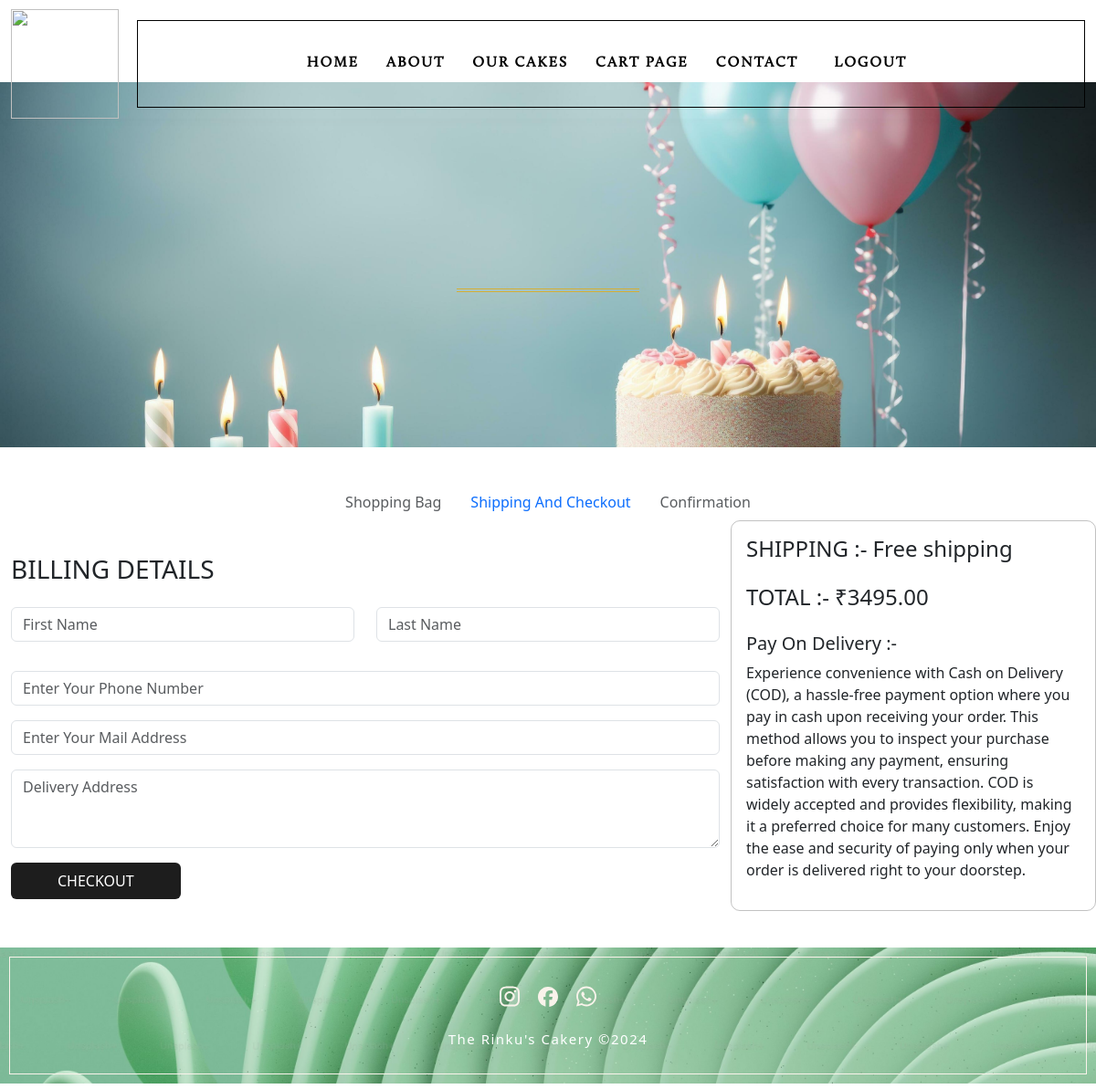
/checkout_page_data/1 (signed in), run on the app's committed database.
### rinku_cakery_admin/models.py (models this page shows)
class Main_menu(models.Model):
    menuname = models.CharField(max_length=100)
    menuurl = models.CharField(max_length=200)

class cartheader(models.Model):
    cart_header_img = models.FileField(upload_to= 'media/')
    cart_header_imgname = models.TextField(blank=True)

class Footerimg(models.Model):
    fimage = models.FileField(upload_to= 'media/')

### rinku_cakery_user/views.py (the view, shortened to what this page needs)
# urls.py: path('checkout_page_data/<int:user_id>', checkout_page_data, name='checkout_page_data'),
@login_required(login_url="/userlogin")
def checkout_page_data(request, user_id):
    viewmenu = Main_menu.objects.all()
    cart_header_img = cartheader.objects.last()
    footerimg = Footerimg.objects.last()
    user = get_object_or_404(UserProfile, id=user_id)
    cart_items = Cart_Data.objects.filter(user=user)
    is_empty_cart = len(cart_items) == 0
    if not is_empty_cart:
        for item in cart_items:
            item.total_price = item.selected_price * item.product_qty
    overall_total = sum(item.total_price for item in cart_items)
    current_date = datetime.now().strftime("%B %d, %Y")
    return render(request, "user/checkout.html", {
        "viewmenu": viewmenu,
        "cart_header_img": cart_header_img,
        "footerimg": footerimg,
        "cart_items": cart_items,
        "overall_total": overall_total,
        "current_date": current_date,
        "is_empty_cart": is_empty_cart,
    })

### rinku_cakery_user/templates/user/checkout.html (shortened to what this page needs)
{% load custom_filters %}
{% load static %}
<!doctype html>
<html>
<head>
    <link href="{% static '/static_user/css/bootstrap.css' %}" rel="stylesheet">
    <link href="{% static '/static_user/css/fontawesome_all.css' %}" rel="stylesheet" type="text/css">
    <link href="{% static '/static_user/css/fonts.css' %}" rel="stylesheet">
    <link rel="stylesheet" href="https://cdnjs.cloudflare.com/ajax/libs/font-awesome/6.5.2/css/all.min.css"
 />
    <link href="{% static '/static_user/css/owl.carousel.css' %}" rel="stylesheet">
    <link href="{% static '/static_user/css/owl.theme.default.css' %}" rel="stylesheet">
    <link href="{% static '/static_user/css/stylesheet.css' %}" rel="stylesheet" type="text/css">
    <link href="{% static '/static_user/css/responsive.css' %}" rel="stylesheet" type="text/css">
    <link rel="stylesheet" href="{% static '/static_user/style.css' %}">
    <link rel="stylesheet" href="https://cdnjs.cloudflare.com/ajax/libs/font-awesome/6.5.1/css/ all.min.css"
 />
    <link href="https://cdn.jsdelivr.net/npm/bootstrap@5.3.1/dist/css/bootstrap.min.css" rel="stylesheet"
>
</head>
<body>
    <div class="wrapper">
        <header id="header">
            <div class="header-hp">
                <div class="container">
                    <div class="row">
                        <div class="col header-in-hp">
                            <div class="header-left-hp">
                                <div class="logo-hp">
                                    <a href="#"><img src="{% static '/static_user/images/logo.png' %}" alt="" /></a>
                                </div>
                            </div>
                            <div class="header-right-hp">
                                <div class="navigation-hp">
                                    <nav class="navbar navbar-expand-lg navbar-light">
                                        <div class="collapse navbar-collapse navigation-main-hp"
                                            id="navbarSupportedContent">
                                            <ul class="navbar-nav ml-auto">
                                                {% for menu in viewmenu %}
                                                <li><a href="{% url menu.menuurl %}">{{ menu.menuname }}</a></li>
                                                {% endfor %}
                                                <li class="logout-link">
													{% if user.is_authenticated %}
														<a href="#" onclick="JSalert()" class="btn bg-none p-2">LOGOUT</a>
													{% endif %}
												</li>
                                            </ul>
                                        </div>
                                    </nav>
                                </div>
                            </div>
                        </div>
                    </div>
                </div>
            </div>
        </header>
        <section id="contain">
            <div class="contact_block_cp"
                style="background: url({{cart_header_img.cart_header_img.url}}) no-repeat center; background-size:cover;">
                <div class="container">
                    <div class="row">
                        <div class="col contact_block_in_cp">
                            <div class="contact_middle_cp">
                                <div class="contact_top_cp">
                                    <div class="contact_title_cp">
                                    </div>
                                </div>
                            </div>
                        </div>
                    </div>
                </div>
            </div>
        </section>
        <div class="section" style="padding: 40px 0;">
            <div class="container">
                <ul class="nav justify-content-center">
                    <li class="nav-item">
                        <a class="nav-link active disabled" aria-current="page" href="#">Shopping Bag</a>
                    </li>
                    <li class="nav-item">
                        <a class="nav-link " href="#">Shipping And Checkout</a>
                    </li>
                    <li class="nav-item">
                        <a class="nav-link disabled" href="#">Confirmation</a>
                    </li>
                </ul>
                <div>
                    <div class="row justify-content-center">
                        <div class="col-lg-8 my-auto">
                            <h3 class="mt-4">BILLING DETAILS</h3>
                            <form id="billingForm" method="post" novalidate action="{% url 'checkout_page_data' user_id=user.id%}">
                                <div class="row">
                                    <div class="col-lg-6">
                                        <div class="mb-3">
                                            <input type="text" class="form-control form-border mt-3" name="fname"
                                                placeholder="First Name" id="name" required>
                                        </div>
                                    </div>
                                    <div class="col-lg-6">
                                        <div class="mb-3">
                                            <input type="text" class="form-control form-border mt-3" name="lname"
                                                placeholder="Last Name" id="name1" required>
                                        </div>
                                    </div>
                                </div>
                                <div class="mb-3">
                                    <input type="text" class="form-control form-border mt-3" name="phone"
                                        placeholder="Enter Your Phone Number" id="phone" required>
                                </div>
                                <div class="mb-3">
                                    <input type="email" class="form-control form-border mt-3" name="email"
                                        placeholder="Enter Your Mail Address" id="email" required>
                                </div>
                                <div class="mb-3">
                                    <textarea class="form-control" id="exampleFormControlTextarea1" rows="3" name="address"
                                        placeholder="Delivery Address" required></textarea>
                                </div>
                                <input type="submit" class="btn all-btn" value="CHECKOUT">
                            </form>
                        </div>
                        <div class="col-lg-4 checkout-shipping p-3">
                            <h4>SHIPPING :- Free shipping</h4>
                            <h4 class="mt-4">TOTAL :- ₹{{ overall_total }}</h4>
                            <div class="payondelivery mt-4">
                                <h5>Pay On Delivery :-</h5>
                                <p>Experience convenience with Cash on Delivery (COD), a hassle-free payment
                                    option where you pay in cash upon receiving your order. This method allows
                                    you to inspect your purchase before making any payment, ensuring
                                    satisfaction with every transaction. COD is widely accepted and provides
                                    flexibility, making it a preferred choice for many customers. Enjoy the ease
                                    and security of paying only when your order is delivered right to your
                                    doorstep.
                                </p>
                            </div>
                        </div>
                    </div>
                </div>
            </div>
        </div>
        <div class="footer"
            style="background: url({{footerimg.fimage.url}}) no-repeat center center; background-size:100%;">
            <div class="container-fluid">
                <div class="row">
                    <div class="col footer_in_hp">
                        <div class="footer_middle_hp">
                            <div class="footer_icons_hp">
                                <div class="footer_icons_img_hp">
                                    <a href="https://www.instagram.com/rinkus_cakery?igsh=MXFlMWp2cG5rNTczdw%3D%3D&utm_source=qr">
                                    </a>
                                </div>
                                <div class="footer_icons_img_hp">
                                    <a href="https://www.facebook.com/rinkuscakery">
                                    </a>
                                </div>
                                <div class="footer_icons_img_hp">
                                    <a href="https://api.whatsapp.com/send?phone=+91 9099387462&amp;text=Hi Team" target="_blank">
                                    </a>
                                </div>
                            </div>
                            <div class="footer_copyright_hp">
                                The Rinku's Cakery ©2024
                            </div>
                        </div>
                    </div>
                </div>
            </div>
        </div>
    </div>
</body>
</html>

### static/static_user/css/stylesheet.css (style rules this page uses)
body { margin: 0px; padding: 0px; font-family: 'Calluna'; font-weight: 400; overflow-x: hidden; background: #F5F5F5; }
h1, h2, h3, h4, h5, h6 { margin: 0px; padding: 0px; font-weight: normal; }
p { margin: 0px; padding: 0px; }
a { text-decoration: none; -webkit-transition: all 0.3s linear; -moz-transition: all 0.3s linear; -o-transition: all 0.3s linear; -ms-transition: all 0.3s linear; transition: all 0.3s linear; }
input { -webkit-transition: all 0.3s linear; -moz-transition: all 0.3s linear; -o-transition: all 0.3s linear; -ms-transition: all 0.3s linear; transition: all 0.3s linear; }
ul { margin: 0px; padding: 0px; }
ul li { list-style-type: none; }
img { border: 0px; }
.container { max-width: 1240px !important; margin: auto; }
.wrapper { margin: 0px auto; }
.logout-link a::before { background: none !important; }
#header { padding: 10px 0 0 0; margin: 0px; width: 100%; position: absolute; top: 0; width: 100%; z-index: 111; -webkit-transition: all 0.3s linear; -moz-transition: all 0.3s linear; -o-transition: all 0.3s linear; -ms-transition: all 0.3s linear; transition: all 0.3s linear; box-shadow: 0px 4px 10px 0px rgba(0, 0, 0, 0.02); }
.header-hp { padding: 0; }
.header-in-hp { height: 120px; display: flex; align-items: center; padding: 0 15px; }
.header-left-hp { float: left; width: 120px; height: 120px; position: relative; }
.logo-hp { float: left; margin: 0 0 0 0; vertical-align: middle; }
.logo-hp img { width: 100%; height: 100%; object-fit: contain; position: absolute; top: 0; left: 0; right: 0; bottom: 0; }
.header-right-hp { border: 1px solid #000; float: right; padding: 20px 20px; position: relative; justify-content: center; margin-left: 20px; display: flex; grid-gap: 0 100px; align-items: center; width: calc(100% - 120px); }
.header-right-hp:before { position: absolute; content: ""; top: 10px; right: 10px; bottom: 10px; left: 10px; background: none; z-index: 0; }
.navigation-hp { margin: 0px 0 0 0; min-height: auto; }
.navbar { padding: 0px; margin: 0px; position: static; }
.navigation-main-hp { margin: 0px; padding: 0; }
.navigation-main-hp>ul { padding: 0; display: flex; align-items: center; }
.navigation-main-hp>ul>li { padding-left: 30px; }
.navigation-main-hp>ul>li:first-child { padding-left: 0; }
.navigation-main-hp>ul>li>a { color: #000; font-size: 16px; font-weight: 700; letter-spacing: 2px; line-height: 120%; padding: 0; position: relative; text-decoration: none; display: block; font-family: 'Calluna'; }
.navigation-main-hp>ul>li>a:before { content: ''; position: absolute; background: #fff; height: 2px; width: 0%; left: 0; bottom: -5px; -webkit-transition: all 0.3s linear; -moz-transition: all 0.3s linear; -o-transition: all 0.3s linear; -ms-transition: all 0.3s linear; transition: all 0.3s linear; }
#contain { margin: 0 0 0 0; padding: 0px; }
.footer { padding: 40px 10px; position: relative; }
.footer:before { position: absolute; content: ""; top: 10px; right: 10px; bottom: 10px; left: 10px; background: none; border: 1px solid #FAF3EB; z-index: 0; }
.footer_in_hp { position: relative; z-index: 1; }
.footer_icons_hp { display: flex; align-items: center; justify-content: center; grid-gap: 0 20px; }
.footer_icons_img_hp { width: 22px; }
.footer_icons_img_hp a svg { width: 100%; fill: #FAF3EB; }
.footer_copyright_hp { font-weight: 300; font-size: 15px; letter-spacing: 0.1em; line-height: 1.2em; text-transform: none; color: #fff; padding-top: 25px; text-align: center; }
.contact_block_cp { min-height: 400px; display: flex; align-items: end; justify-content: center; }
.contact_top_cp { max-width: 450px; margin: auto; padding: 90px 40px 40px; }
.contact_title_cp { font-size: 48px; line-height: 100%; letter-spacing: 2px; text-align: center; color: #D4AF37; font-weight: 400; font-family: "Dancing Script", cursive; position: relative; padding-bottom: 25px; }
.contact_title_cp:after { content: ''; position: absolute; margin-top: 8px; margin-bottom: 8px; border-top: 1px solid #D4AF37; border-bottom: 1px solid #D4AF37; bottom: 0; left: 50%; width: 200px; height: 4px; transform: translate(-50%, 0px); }
.checkout-shipping { border: 1px solid #0000003d; border-radius: 10px; }
.payondelivery { margin-top: 10px; }
.all-btn { background-color: #1d1d1d !important; color: #fff !important; padding: 0 50px 0 !important; height: 40px; }

### static/static_user/css/responsive.css (style rules this page uses)
@media (min-width:992px) and (max-width:1250px) { #contain { margin:0 0 0 0; padding:0px; } }

### data on the page
Main_menu: menuname "HOME"
Main_menu: menuname "ABOUT"
Main_menu: menuname "OUR CAKES"
Main_menu: menuname "CART PAGE"
Main_menu: menuname "CONTACT"
cartheader: cart_header_img (picture)
Footerimg: fimage (picture)

### other printed values
{{ overall_total }} "3495.00"
